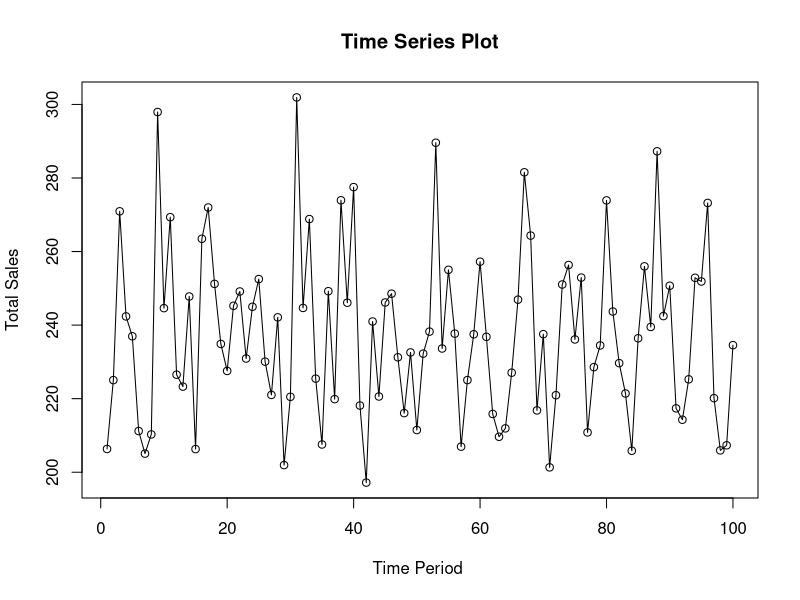
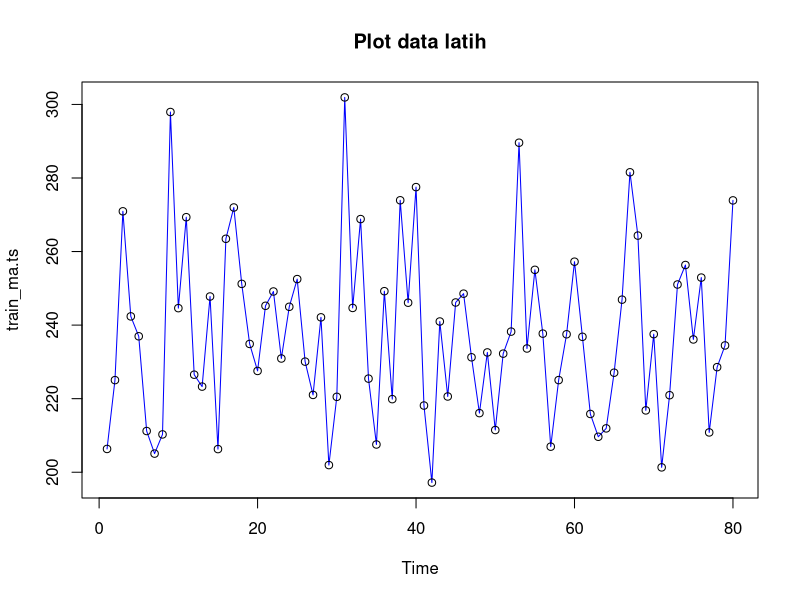
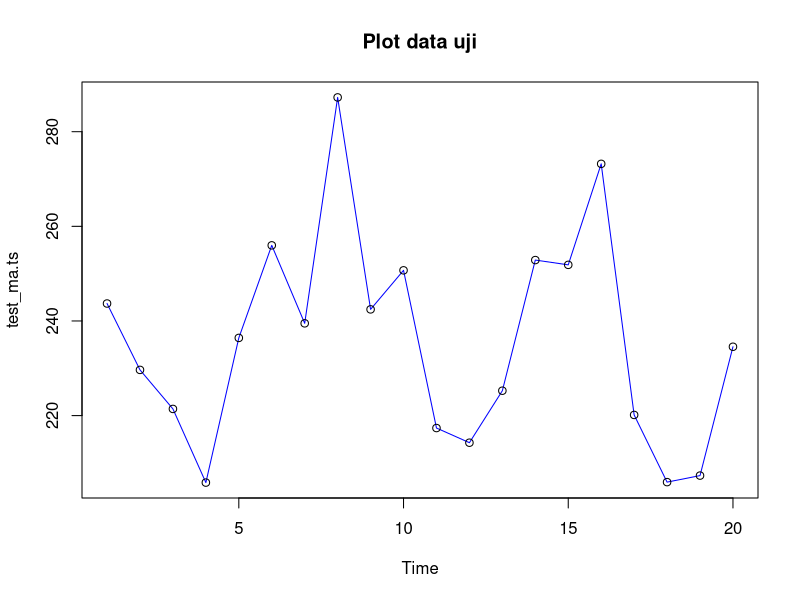
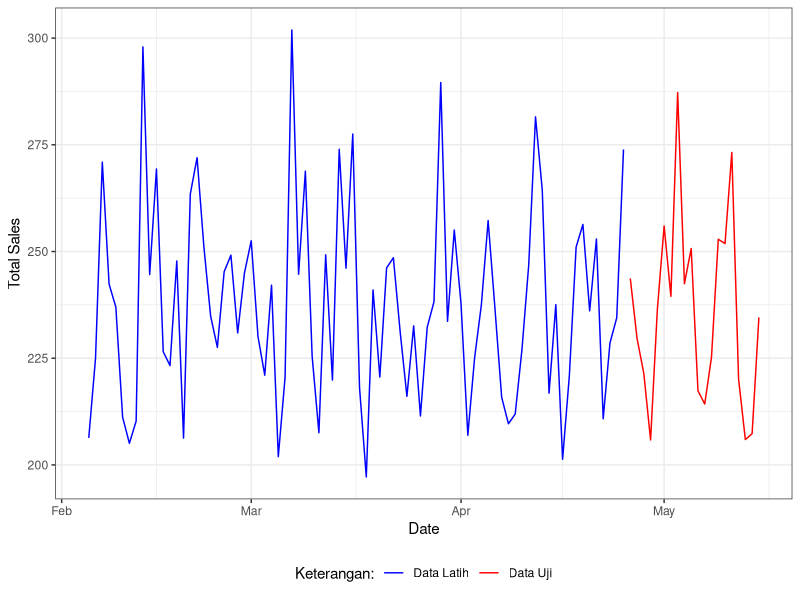
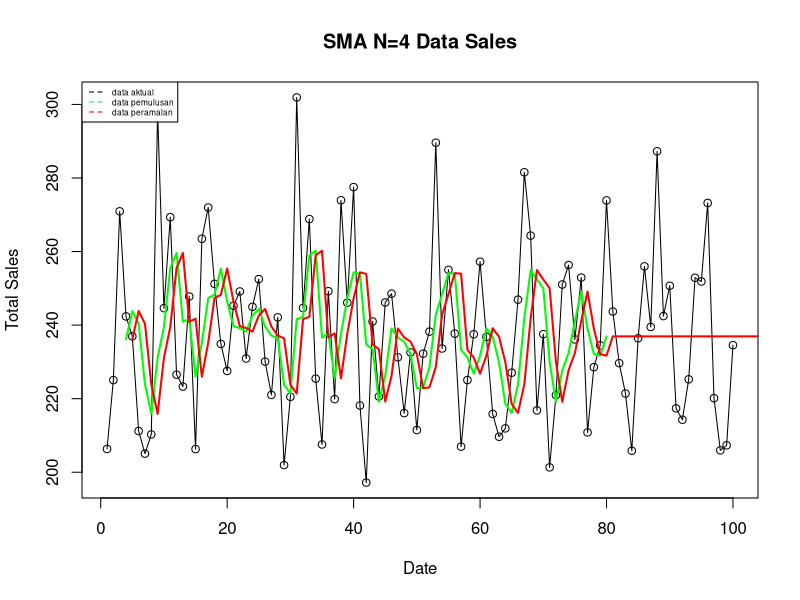
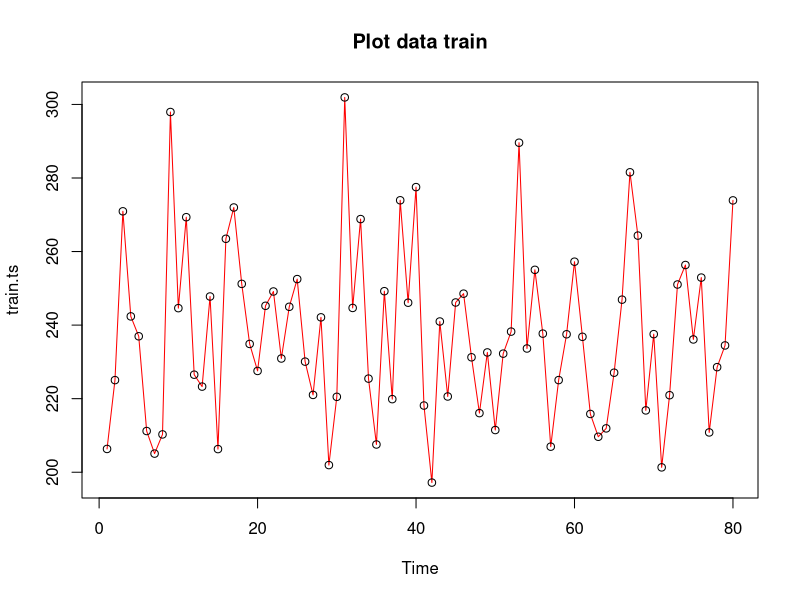
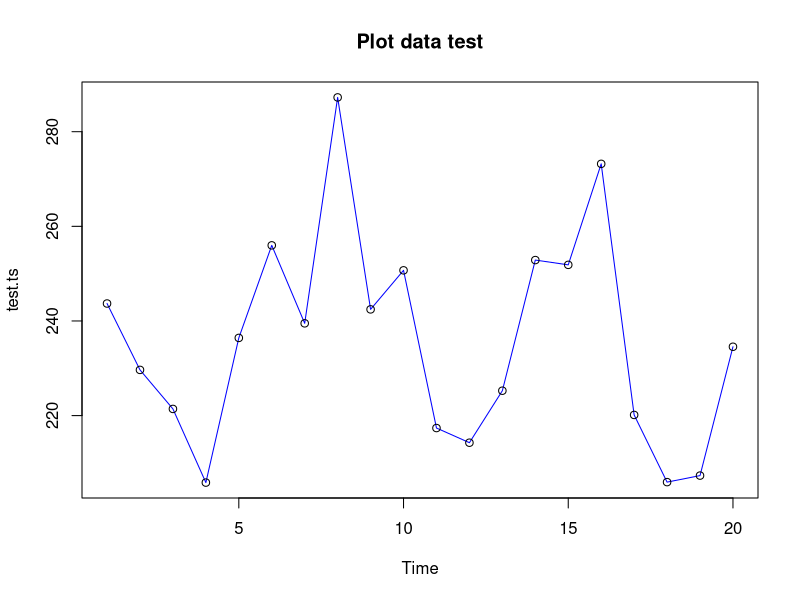
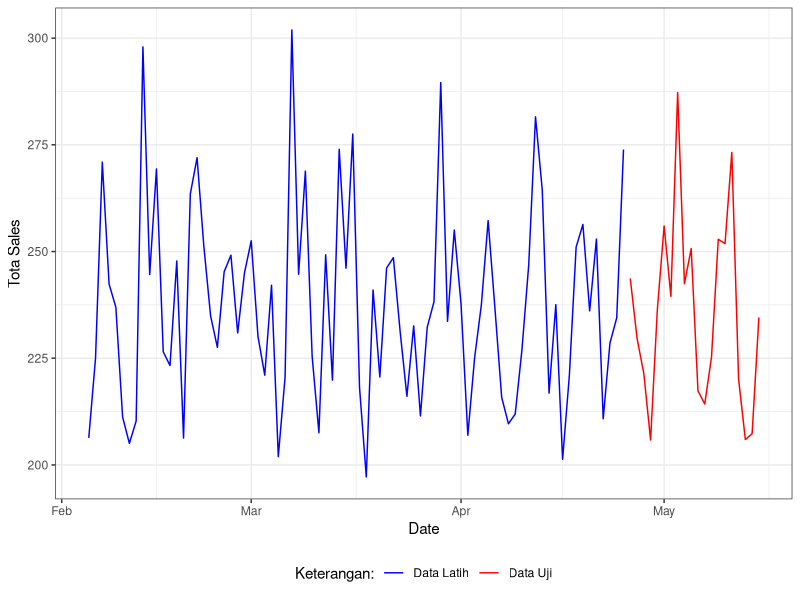

Source code (R) for these figures, in order:
## ---- chunk 1
library(readxl)
library(rio)
library("forecast")
library("graphics")
library("TTR")
library(ggplot2)
## ---- chunk 2
sales<- read_excel("sales.xlsx")
sales
## ---- chunk 3
data <- sales[401:500,]
data
## ---- chunk 4
data$Date <- as.Date(data$Date)
all_dates <- seq(min(data$Date), max(data$Date), by = "day")
missing_dates <- setdiff(all_dates, data$Date)
missing_dates
## ---- chunk 5
data.ts <- ts(data$Total_Sales)
## ---- chunk 6
summary(data.ts)
## ---- chunk 7
ts.plot(data.ts, xlab="Time Period ", ylab="Total Sales", 
        main = "Time Series Plot")
points(data.ts)
## ---- chunk 8
# hitung jumlah data
n <- nrow(data)

# tentukan batas 80%
n_train <- floor(0.8 * n)

# bagi data
training_ma <- data[1:n_train, ]
testing_ma  <- data[(n_train+1):n, ]

# ubah ke time series
train_ma.ts <- ts(training_ma$Total_Sales)
test_ma.ts  <- ts(testing_ma$Total_Sales)
## ---- chunk 9
plot(train_ma.ts, col="blue",main="Plot data latih")
points(train_ma.ts)
## ---- chunk 10
plot(test_ma.ts, col="blue",main="Plot data uji")
points(test_ma.ts)
## ---- chunk 11
ggplot() + 
  geom_line(data = training_ma, aes(x = Date, y = Total_Sales, col = "Data Latih")) +
  geom_line(data = testing_ma, aes(x = Date, y = Total_Sales, col = "Data Uji")) +
  labs(x = "Date", y = "Total Sales", color = "Legend") +
   scale_colour_manual(name="Keterangan:", breaks = c("Data Latih", "Data Uji"),
                      values = c("blue", "red")) + 
  theme_bw() + theme(legend.position = "bottom",
                     plot.caption = element_text(hjust=0.5, size=12))
## ---- chunk 12
data.sma<-SMA(train_ma.ts, n=4)
data.sma
## ---- chunk 13
data.ramal<-c(NA,data.sma)
data.ramal #forecast 1 periode ke depan
## ---- chunk 14
data.gab<-cbind(
  aktual=c(data.ts),
  pemulusan=c(data.sma,rep(NA,24)),
  ramalan=c(data.ramal,rep(data.ramal[length(data.ramal)],23)))

data.gab #forecast 24 periode ke depan
## ---- chunk 15
ts.plot(data.ts, xlab="Date", ylab="Total Sales", main= "SMA N=4 Data Sales")
points(data.ts)
lines(data.gab[,2],col="green",lwd=2)
lines(data.gab[,3],col="red",lwd=2)
legend("topleft",c("data aktual","data pemulusan","data peramalan"), lty=8, col=c("black","green","red"), cex=0.5)
## ---- chunk 16
#Menghitung nilai keakuratan data latih
error_train.sma = train_ma.ts-data.ramal[1:length(train_ma.ts)]

SSE_train.sma = sum(error_train.sma[5:length(train_ma.ts)]^2)
MSE_train.sma = mean(error_train.sma[5:length(train_ma.ts)]^2)
MAPE_train.sma = mean(abs((error_train.sma[5:length(train_ma.ts)]/train_ma.ts[5:length(train_ma.ts)])*100))

akurasi_train.sma <- matrix(c(SSE_train.sma, MSE_train.sma, MAPE_train.sma))
row.names(akurasi_train.sma)<- c("SSE", "MSE", "MAPE")
colnames(akurasi_train.sma) <- c("Akurasi m = 4")
akurasi_train.sma
## ---- chunk 17
# Ambil data aktual (baris 81-104, kolom 1)
actual_test <- data.gab[81:104, 1]

# Ambil data ramalan (baris 81-104, kolom 3)
forecast_test <- data.gab[81:104, 3]

# Hitung error
error_test.sma <- actual_test - forecast_test

# Hitung metrik
SSE_test.sma <- sum(error_test.sma^2)
MSE_test.sma <- mean(error_test.sma^2)
MAPE_test.sma <- mean(abs(error_test.sma / actual_test * 100))

# Simpan dalam matrix
akurasi_test.sma <- matrix(c(SSE_test.sma, MSE_test.sma, MAPE_test.sma))
row.names(akurasi_test.sma) <- c("SSE", "MSE", "MAPE")
colnames(akurasi_test.sma) <- c("Akurasi m = 4")

akurasi_test.sma
## ---- chunk 18
# jumlah baris data
n <- nrow(data)

# hitung batas 80%
n_train <- floor(0.8 * n)

# bagi data
training <- data[1:n_train, ]
testing  <- data[(n_train+1):n, ]

# ubah ke time series
train.ts <- ts(training$Total_Sales)
test.ts  <- ts(testing$Total_Sales)
## ---- chunk 19
plot(train.ts, col="red",main="Plot data train")
points(train.ts)
## ---- chunk 20
plot(test.ts, col="blue",main="Plot data test")
points(test.ts)
## ---- chunk 21
library(ggplot2)
ggplot() + 
  geom_line(data = training, aes(x = Date, y = Total_Sales, col = "Data Latih")) +
  geom_line(data = testing, aes(x = Date, y = Total_Sales, col = "Data Uji")) +
  labs(x = "Date", y = "Tota Sales", color = "Legend") +
  scale_colour_manual(name="Keterangan:", breaks = c("Data Latih", "Data Uji"),
                      values = c("blue", "red")) + 
  theme_bw() + theme(legend.position = "bottom",
                     plot.caption = element_text(hjust=0.5, size=12))
## ---- chunk 22
#Cara 1 (fungsi ses)
ses.1 <- ses(train.ts, h = 10, alpha = 0.2)
plot(ses.1)
## ---- chunk 23
ses.2<- ses(train.ts, h = 10, alpha = 0.7)
plot(ses.2)
## ---- chunk 24
autoplot(ses.1) +
  autolayer(fitted(ses.1), series="Fitted") +
  ylab("Total Sales") + xlab("Date")
## ---- chunk 25
#Cara 2 (fungsi Holtwinter)
ses1<- HoltWinters(train.ts, gamma = FALSE, beta = FALSE, alpha = 0.2)
plot(ses1)
## ---- chunk 26
#ramalan
ramalan1<- forecast(ses1, h=10)
ramalan1
## ---- chunk 27
ses2<- HoltWinters(train.ts, gamma = FALSE, beta = FALSE, alpha = 0.7)
plot(ses2)
## ---- chunk 28
#ramalan
ramalan2<- forecast(ses2, h=10)
ramalan2
## ---- chunk 29
#SES
ses.opt <- ses(train.ts, h = 10, alpha = NULL)
plot(ses.opt)
## ---- chunk 30
ses.opt
## ---- chunk 31
#Lamda Optimum Holt Winter
HWopt<- HoltWinters(train.ts, gamma = FALSE, beta = FALSE,alpha = NULL)
HWopt
## ---- chunk 32
plot(HWopt)
## ---- chunk 33
#ramalan
ramalanopt<- forecast(HWopt, h=10)
ramalanopt
## ---- chunk 34
#Keakuratan Metode
#Pada data training

# SES dengan alpha = 0.2
SSE1<-ses1$SSE
MSE1<-ses1$SSE/length(train.ts)
RMSE1<-sqrt(MSE1)

akurasi1 <- matrix(c(SSE1,MSE1,RMSE1))
row.names(akurasi1)<- c("SSE", "MSE", "RMSE")
colnames(akurasi1) <- c("Akurasi lamda=0.2")
akurasi1
## ---- chunk 35
# SES dengan alpha = 0.7
SSE2<-ses2$SSE
MSE2<-ses2$SSE/length(train.ts)
RMSE2<-sqrt(MSE2)

akurasi2 <- matrix(c(SSE2,MSE2,RMSE2))
row.names(akurasi2)<- c("SSE", "MSE", "RMSE")
colnames(akurasi2) <- c("Akurasi lamda=0.7")
akurasi2
## ---- chunk 36
# jumlah observasi uji
n_test <- nrow(testing)

# error (ramalan - aktual), samakan panjang dan tipe numeric
e1   <- as.numeric(ramalan1$mean)[1:n_test] - as.numeric(testing$Total_Sales)
e2   <- as.numeric(ramalan2$mean)[1:n_test] - as.numeric(testing$Total_Sales)
eopt <- as.numeric(ramalanopt$mean)[1:n_test] - as.numeric(testing$Total_Sales)

# SSE / MSE / RMSE untuk masing-masing model (abaikan NA)
SSEtesting1  <- sum(e1^2,  na.rm = TRUE)
MSEtesting1  <- mean(e1^2, na.rm = TRUE)
RMSEtesting1 <- sqrt(MSEtesting1)

SSEtesting2  <- sum(e2^2,  na.rm = TRUE)
MSEtesting2  <- mean(e2^2, na.rm = TRUE)
RMSEtesting2 <- sqrt(MSEtesting2)

SSEtestingopt  <- sum(eopt^2,  na.rm = TRUE)
MSEtestingopt  <- mean(eopt^2, na.rm = TRUE)
RMSEtestingopt <- sqrt(MSEtestingopt)

# Tabel ringkas
akurasitesting_SSE <- matrix(c(SSEtesting1, SSEtesting2, SSEtestingopt),
                             nrow = 3,
                             dimnames = list(c("SSE1","SSE2","SSEopt"), "Nilai"))
akurasitesting_MSE <- matrix(c(MSEtesting1, MSEtesting2, MSEtestingopt),
                             nrow = 3,
                             dimnames = list(c("MSE1","MSE2","MSEopt"), "Nilai"))
akurasitesting_RMSE <- matrix(c(RMSEtesting1, RMSEtesting2, RMSEtestingopt),
                              nrow = 3,
                              dimnames = list(c("RMSE1","RMSE2","RMSEopt"), "Nilai"))

akurasitesting_SSE
## ---- chunk 37
akurasitesting_MSE
## ---- chunk 38
akurasitesting_RMSE
